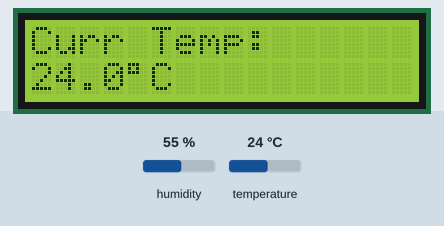
Recording of a sketch running on a simulated Arduino Uno, built with avr-gcc and run on an emulated ATmega328P. On the bench: 16×2 character LCD. Inputs (shaded band) come from the test bench; at power-on: temperature 24 °C, humidity 55 %.

Above: at 1.2 s.
1.3 s: temperature set to 12 °C
At 3.7 s:
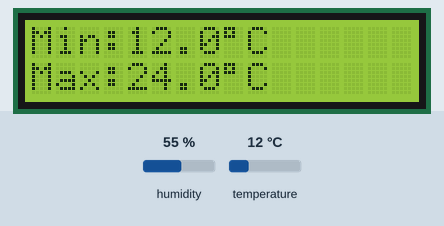
7.4 s: temperature set to 19 °C
At 9.1 s:
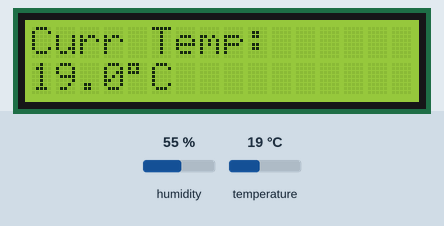
10.8 s: temperature set to 28 °C
At 13.7 s:
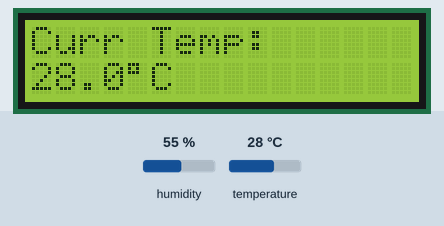
Timing chart, 0 to 15.2 s (numbered marks = the images above; inputs shaded):
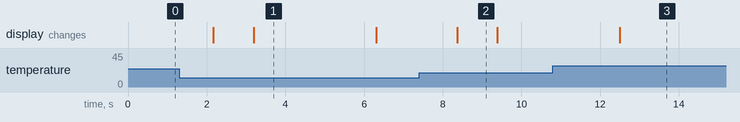

The sketch:

MinMax_Temp_Track.ino
```cpp
#include<Wire.h>
#include<DHT.h>
#include<LiquidCrystal_I2C.h>

#define DHTPIN 2
#define DHTTYPE DHT11

DHT dht(DHTPIN,DHTTYPE);
LiquidCrystal_I2C lcd(0x27,16,2);

float minTemp = 1000;
float maxTemp = -1000;

unsigned long lastSwitch = 0;
int displayMode = 0;

void setup(){
  lcd.init();
  lcd.backlight();
  dht.begin();
}

void loop(){
  float tempC = dht.readTemperature();

  if(!isnan(tempC)){
    if(tempC<minTemp) minTemp = tempC;
    if(tempC>maxTemp) maxTemp = tempC;
  }

  if (millis() - lastSwitch > 3000) {
    displayMode = (displayMode + 1) % 2;
    lastSwitch = millis();
    lcd.clear();
  }

  if(displayMode==0){
    // Print Current Temp
    lcd.setCursor(0,0);
    lcd.print("Curr Temp:");
    lcd.setCursor(0,1);
    lcd.print(tempC,1);
    lcd.print((char)223);
    lcd.print("C  ");
  }
  else
  {
    // Print max/min temp
    lcd.setCursor(0,0);
    lcd.print("Min:");
    lcd.print(minTemp,1);
    lcd.print((char)223);
    lcd.print("C ");

    lcd.setCursor(0,1);
    lcd.print("Max:");
    lcd.print(maxTemp,1);
    lcd.print((char)223);
    lcd.print("C ");
  }

  delay(1000);
}
```

Measured:
- after the input at 1.3 s, the display: first changes after 0.87 s (image 1 shows a later state)
- after the input at 7.4 s, the display: changes after 0.96 s (image 2)
- after the input at 10.8 s, the display: changes after 1.7 s (image 3)
- what the display in image 1 shows lasts 3.1 s, from 3.2 s to 6.3 s
- what the display in image 2 shows lasts 1.0 s, from 8.4 s to 9.4 s
